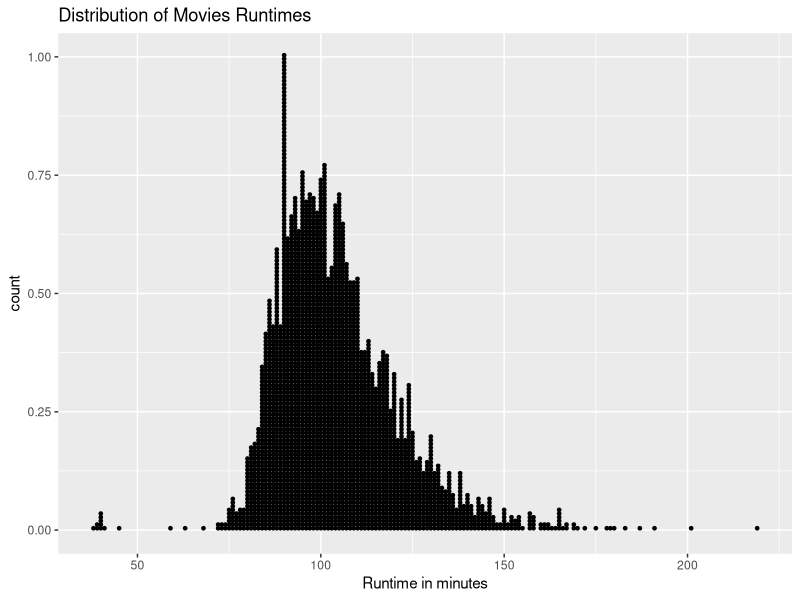
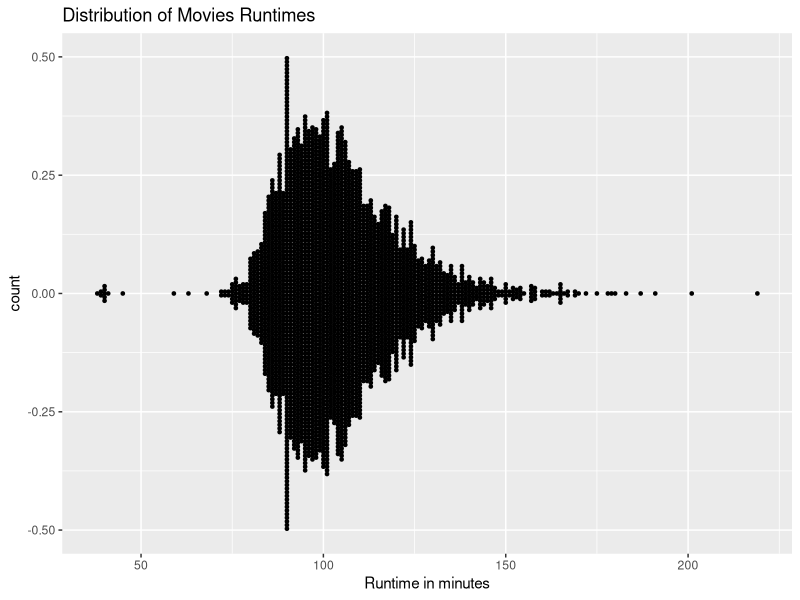
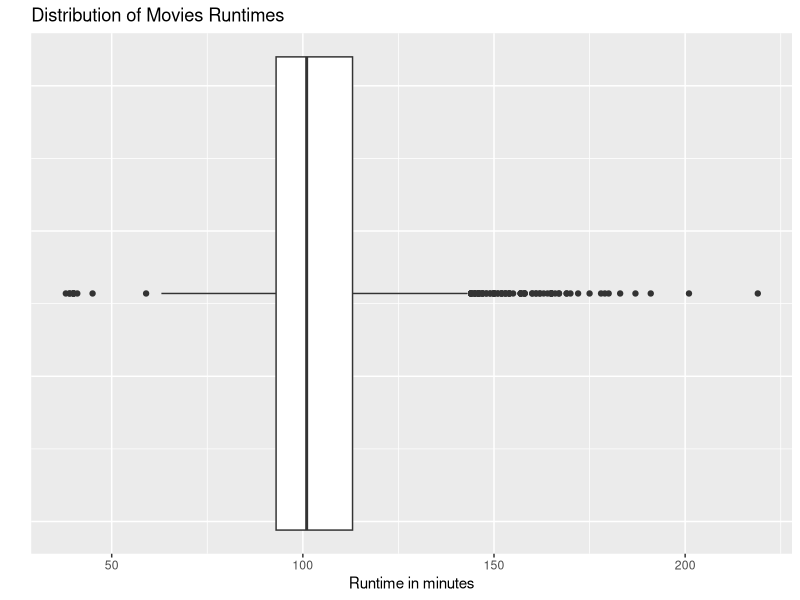
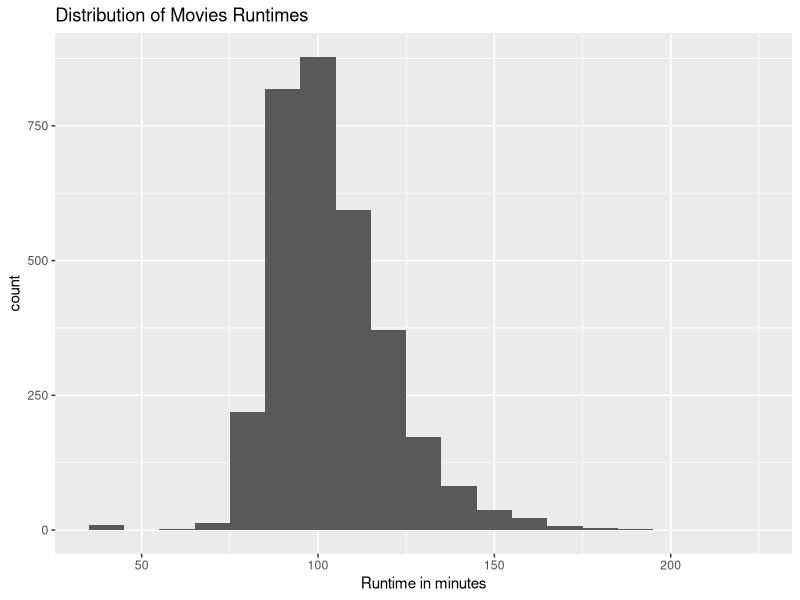
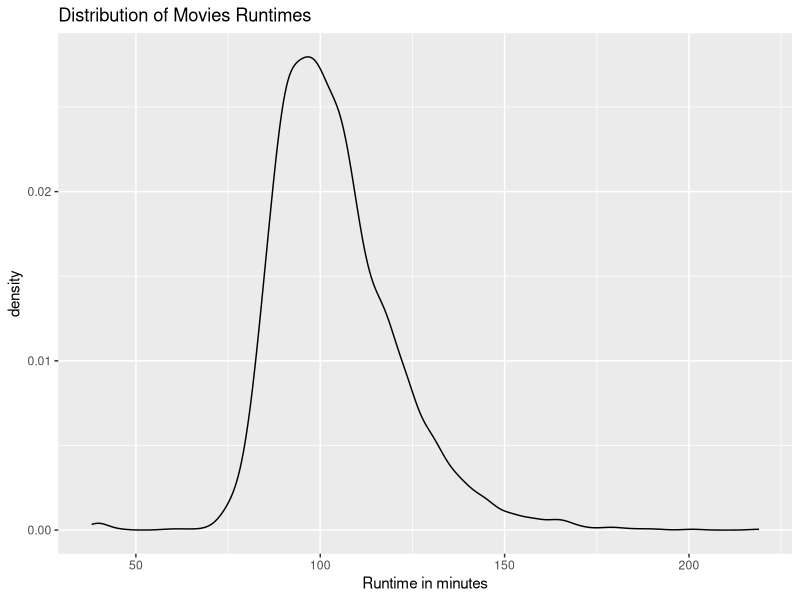
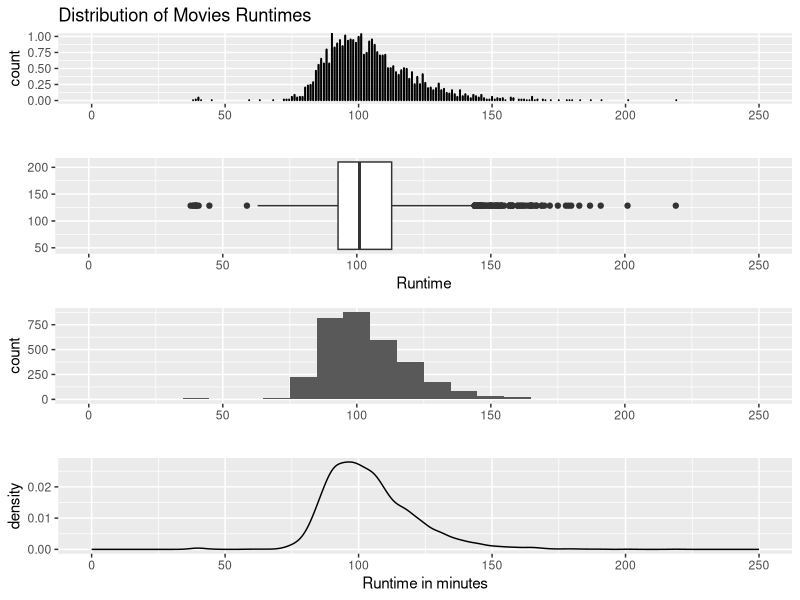

These charts were generated, in order, by the following R code:
## ---- chunk 1
library(ggplot2)
movies = read.csv("../data/Movies.csv")
main_title <- "Distribution of Movies Runtimes"
x_lab = "Runtime in minutes"
## ---- chunk 2
ggplot(
  data = movies,
  aes(x=Runtime, stat= "Count")) +
  geom_dotplot(binwidth = 1) +
  ggtitle(main_title) + 
  xlab(x_lab)
## ---- chunk 3
ggplot(
  data = movies,
  aes(x = Runtime, stat = "count")) +
  geom_dotplot(
    binwidth = 1,
    stackdir = "center") +
  ggtitle(main_title) +
  xlab(x_lab)
## ---- chunk 4
ggplot(
  data = movies,
  aes(x= Runtime, y=Runtime)) +
  geom_boxplot() + 
  coord_flip() +
  ggtitle(main_title) + 
  xlab("") +
  ylab(x_lab) +
  theme(
    axis.text.y = element_blank(),
    axis.ticks.y = element_blank())
## ---- chunk 5
ggplot(
data = movies,
aes(x = Runtime)) +
geom_histogram(binwidth = 10) +
  ggtitle(main_title) + 
  xlab(x_lab)
## ---- chunk 6
ggplot(
  data = movies,
  aes(x=Runtime)) +
  geom_density() +
  ggtitle(main_title) +
  xlab(x_lab)
## ---- chunk 7
dev.off()
library(grid)

viewport <- viewport(
  layout = grid.layout(4,1))

pushViewport(viewport)

dot <-ggplot(
  data = movies,
  aes(x = Runtime, ..count..)) +
  geom_dotplot(
    binwidth = 0.25) +
  scale_x_continuous(
    limits = c(0,250)) +
  ggtitle(main_title) +
  xlab("")

print(
  x = dot,
  vp = viewport(
    layout.pos.row = 1,
    layout.pos.col = 1))

box <- ggplot(
  data = movies,
  aes(x = Runtime, y = Runtime)) +
  geom_boxplot() +
  coord_flip() +
  scale_y_continuous(
    limits = c(0,250)) + 
  xlab("")

print(
  x = box,
  vp = viewport(
    layout.pos.row = 2,
    layout.pos.col = 1))

hist <- ggplot(
    data = movies, 
    aes(x = Runtime)) +
    geom_histogram(binwidth = 10) +
    scale_x_continuous(
        limits = c(0, 250)) +
    xlab("")

print(
  x = hist,
  vp = viewport(
    layout.pos.col = 1,
    layout.pos.row = 3)) 

density <- ggplot(
    data = movies, 
    aes(x = Runtime)) +
    geom_density() +
    scale_x_continuous(
        limits = c(0, 250)) +
    xlab(x_lab)

print(
  x = density,
  vp = viewport(
    layout.pos.col = 1,
    layout.pos.row = 4))

